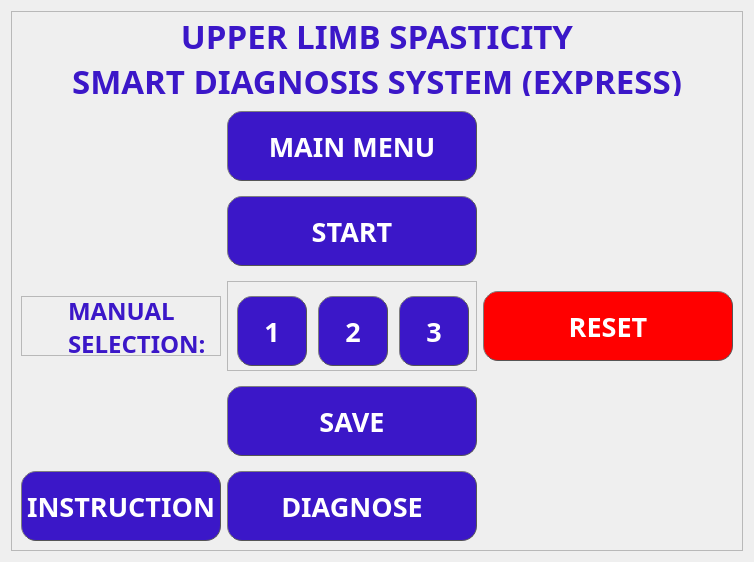
      <widget class="QWidget" name="Four_Expdiagnose_pg">
       <layout class="QVBoxLayout" name="verticalLayout_6">
        <item>
         <widget class="QFrame" name="frame_5">
          <property name="minimumSize">
           <size>
            <width>150</width>
            <height>0</height>
           </size>
          </property>
          <property name="font">
           <font>
            <family>Segoe UI Black</family>
            <pointsize>20</pointsize>
            <weight>75</weight>
            <bold>true</bold>
           </font>
          </property>
          <property name="frameShape">
           <enum>QFrame::StyledPanel</enum>
          </property>
          <property name="frameShadow">
           <enum>QFrame::Raised</enum>
          </property>
          <layout class="QGridLayout" name="gridLayout_23">
           <property name="verticalSpacing">
            <number>15</number>
           </property>
           <item row="8" column="1">
            <widget class="QFrame" name="frame_7">
             <property name="minimumSize">
              <size>
               <width>150</width>
               <height>70</height>
              </size>
             </property>
             <property name="maximumSize">
              <size>
               <width>250</width>
               <height>16777215</height>
              </size>
             </property>
             <property name="frameShape">
              <enum>QFrame::StyledPanel</enum>
             </property>
             <property name="frameShadow">
              <enum>QFrame::Raised</enum>
             </property>
             <layout class="QHBoxLayout" name="horizontalLayout_2">
              <property name="spacing">
               <number>13</number>
              </property>
              <item>
               <widget class="QPushButton" name="Exp_slcdata1_btn">
                <property name="minimumSize">
                 <size>
                  <width>70</width>
                  <height>70</height>
                 </size>
                </property>
                <property name="maximumSize">
                 <size>
                  <width>60</width>
                  <height>60</height>
                 </size>
                </property>
                <property name="font">
                 <font>
                  <family>Segoe UI Black</family>
                  <pointsize>20</pointsize>
                  <weight>75</weight>
                  <bold>true</bold>
                 </font>
                </property>
                <property name="styleSheet">
                 <string notr="true">QPushButton {
    color:#ffffff ;
    border: 1px solid #555;
    border-radius: 15px;
    border-style: outset;
    background:#3b17c8;
        
    padding: 5px;
    }

QPushButton:hover {
    background: rgb(85, 0, 255)
    }

QPushButton:pressed {
    border-style: inset;
    background:#3b17c8
      
    }</string>
                </property>
                <property name="text">
                 <string>1</string>
                </property>
               </widget>
              </item>
              <item>
               <widget class="QPushButton" name="Exp_slcdata2_btn">
                <property name="minimumSize">
                 <size>
                  <width>70</width>
                  <height>70</height>
                 </size>
                </property>
                <property name="maximumSize">
                 <size>
                  <width>60</width>
                  <height>60</height>
                 </size>
                </property>
                <property name="font">
                 <font>
                  <family>Segoe UI Black</family>
                  <pointsize>20</pointsize>
                  <weight>75</weight>
                  <bold>true</bold>
                 </font>
                </property>
                <property name="styleSheet">
                 <string notr="true">QPushButton {
    color:#ffffff ;
    border: 1px solid #555;
    border-radius: 15px;
    border-style: outset;
    background:#3b17c8;
        
    padding: 5px;
    }

QPushButton:hover {
    background: rgb(85, 0, 255)
    }

QPushButton:pressed {
    border-style: inset;
    background:#3b17c8
      
    }</string>
                </property>
                <property name="text">
                 <string>2</string>
                </property>
               </widget>
              </item>
              <item>
               <widget class="QPushButton" name="Exp_sltdata3_btn">
                <property name="minimumSize">
                 <size>
                  <width>70</width>
                  <height>70</height>
                 </size>
                </property>
                <property name="maximumSize">
                 <size>
                  <width>60</width>
                  <height>60</height>
                 </size>
                </property>
                <property name="font">
                 <font>
                  <family>Segoe UI Black</family>
                  <pointsize>20</pointsize>
                  <weight>75</weight>
                  <bold>true</bold>
                 </font>
                </property>
                <property name="styleSheet">
                 <string notr="true">QPushButton {
    color:#ffffff ;
    border: 1px solid #555;
    border-radius: 15px;
    border-style: outset;
    background:#3b17c8;
        
    padding: 5px;
    }

QPushButton:hover {
    background: rgb(85, 0, 255)
    }

QPushButton:pressed {
    border-style: inset;
    background:#3b17c8
      
    }</string>
                </property>
                <property name="text">
                 <string>3</string>
                </property>
               </widget>
              </item>
             </layout>
            </widget>
           </item>
           <item row="10" column="1">
            <widget class="QPushButton" name="ExpdiagSave_btn_2">
             <property name="sizePolicy">
              <sizepolicy hsizetype="Minimum" vsizetype="Fixed">
               <horstretch>0</horstretch>
               <verstretch>0</verstretch>
              </sizepolicy>
             </property>
             <property name="minimumSize">
              <size>
               <width>150</width>
               <height>70</height>
              </size>
             </property>
             <property name="maximumSize">
              <size>
               <width>300</width>
               <height>16777215</height>
              </size>
             </property>
             <property name="font">
              <font>
               <family>Segoe UI Black</family>
               <pointsize>20</pointsize>
               <weight>75</weight>
               <bold>true</bold>
              </font>
             </property>
             <property name="styleSheet">
              <string notr="true">QPushButton {
    color:#ffffff ;
    border: 1px solid #555;
    border-radius: 15px;
    border-style: outset;
    background:#3b17c8;
        
    padding: 5px;
    }

QPushButton:hover {
    background: rgb(85, 0, 255)
    }

QPushButton:pressed {
    border-style: inset;
    background:#3b17c8
      
    }</string>
             </property>
             <property name="text">
              <string>SAVE</string>
             </property>
            </widget>
           </item>
           <item row="11" column="1">
            <widget class="QPushButton" name="exp_rundiagnose_btn">
             <property name="minimumSize">
              <size>
               <width>150</width>
               <height>70</height>
              </size>
             </property>
             <property name="maximumSize">
              <size>
               <width>300</width>
               <height>16777215</height>
              </size>
             </property>
             <property name="font">
              <font>
               <family>Segoe UI Black</family>
               <pointsize>20</pointsize>
               <weight>75</weight>
               <bold>true</bold>
              </font>
             </property>
             <property name="styleSheet">
              <string notr="true">QPushButton {
    color:#ffffff ;
    border: 1px solid #555;
    border-radius: 15px;
    border-style: outset;
    background:#3b17c8;
        
    padding: 5px;
    }

QPushButton:hover {
    background: rgb(85, 0, 255)
    }

QPushButton:pressed {
    border-style: inset;
    background:#3b17c8
      
    }</string>
             </property>
             <property name="text">
              <string>DIAGNOSE</string>
             </property>
            </widget>
           </item>
           <item row="2" column="1">
            <widget class="QPushButton" name="ExpdiagBack_btn">
             <property name="minimumSize">
              <size>
               <width>150</width>
               <height>70</height>
              </size>
             </property>
             <property name="maximumSize">
              <size>
               <width>300</width>
               <height>16777215</height>
              </size>
             </property>
             <property name="font">
              <font>
               <family>Segoe UI Black</family>
               <pointsize>20</pointsize>
               <weight>75</weight>
               <bold>true</bold>
              </font>
             </property>
             <property name="styleSheet">
              <string notr="true">QPushButton {
    color:#ffffff ;
    border: 1px solid #555;
    border-radius: 15px;
    border-style: outset;
    background:#3b17c8;
        
    padding: 5px;
    }

QPushButton:hover {
    background: rgb(85, 0, 255)
    }

QPushButton:pressed {
    border-style: inset;
    background:#3b17c8
      
    }</string>
             </property>
             <property name="text">
              <string>MAIN MENU</string>
             </property>
            </widget>
           </item>
           <item row="4" column="1">
            <widget class="QPushButton" name="Exp_startrecord_btn">
             <property name="minimumSize">
              <size>
               <width>150</width>
               <height>70</height>
              </size>
             </property>
             <property name="maximumSize">
              <size>
               <width>300</width>
               <height>16777215</height>
              </size>
             </property>
             <property name="font">
              <font>
               <family>Segoe UI Black</family>
               <pointsize>20</pointsize>
               <weight>75</weight>
               <bold>true</bold>
              </font>
             </property>
             <property name="styleSheet">
              <string notr="true">QPushButton {
    color:#ffffff ;
    border: 1px solid #555;
    border-radius: 15px;
    border-style: outset;
    background:#3b17c8;
        
    padding: 5px;
    }

QPushButton:hover {
    background: rgb(85, 0, 255)
    }

QPushButton:pressed {
    border-style: inset;
    background:#3b17c8
      
    }</string>
             </property>
             <property name="text">
              <string>START</string>
             </property>
            </widget>
           </item>
           <item row="1" column="0" colspan="3">
            <widget class="QLabel" name="mldiagnose_title">
             <property name="minimumSize">
              <size>
               <width>0</width>
               <height>30</height>
              </size>
             </property>
             <property name="maximumSize">
              <size>
               <width>16777215</width>
               <height>30</height>
              </size>
             </property>
             <property name="font">
              <font>
               <family>Segoe UI Black</family>
               <pointsize>25</pointsize>
               <weight>75</weight>
               <bold>true</bold>
              </font>
             </property>
             <property name="styleSheet">
              <string notr="true">QLabel {
    color:#3b17c8 ;
    }</string>
             </property>
             <property name="text">
              <string>SMART DIAGNOSIS SYSTEM (EXPRESS)</string>
             </property>
             <property name="alignment">
              <set>Qt::AlignCenter</set>
             </property>
            </widget>
           </item>
           <item row="8" column="2">
            <widget class="QPushButton" name="ExpReset">
             <property name="minimumSize">
              <size>
               <width>250</width>
               <height>70</height>
              </size>
             </property>
             <property name="maximumSize">
              <size>
               <width>250</width>
               <height>16777215</height>
              </size>
             </property>
             <property name="font">
              <font>
               <family>Segoe UI Black</family>
               <pointsize>20</pointsize>
               <weight>75</weight>
               <bold>true</bold>
              </font>
             </property>
             <property name="styleSheet">
              <string notr="true">QPushButton {
    color:#ffffff ;
    border: 1px solid #555;
    border-radius: 15px;
    border-style: outset;
    background:#ff0000;
        
    padding: 5px;
    }

QPushButton:hover {
    background: #ff1919
    }

QPushButton:pressed {
    border-style: inset;
    background:#ff0000
      
    }</string>
             </property>
             <property name="text">
              <string>RESET</string>
             </property>
            </widget>
           </item>
           <item row="0" column="0" colspan="3">
            <widget class="QLabel" name="label_20">
             <property name="minimumSize">
              <size>
               <width>0</width>
               <height>30</height>
              </size>
             </property>
             <property name="maximumSize">
              <size>
               <width>16777215</width>
               <height>30</height>
              </size>
             </property>
             <property name="font">
              <font>
               <family>Segoe UI Black</family>
               <pointsize>25</pointsize>
               <weight>75</weight>
               <bold>true</bold>
              </font>
             </property>
             <property name="styleSheet">
              <string notr="true">QLabel {
    color:#3b17c8 ;
    }</string>
             </property>
             <property name="text">
              <string>UPPER LIMB SPASTICITY</string>
             </property>
             <property name="alignment">
              <set>Qt::AlignCenter</set>
             </property>
            </widget>
           </item>
           <item row="8" column="0">
            <widget class="QFrame" name="frame_6">
             <property name="maximumSize">
              <size>
               <width>250</width>
               <height>60</height>
              </size>
             </property>
             <property name="frameShape">
              <enum>QFrame::StyledPanel</enum>
             </property>
             <property name="frameShadow">
              <enum>QFrame::Raised</enum>
             </property>
             <property name="lineWidth">
              <number>0</number>
             </property>
             <layout class="QFormLayout" name="formLayout_2">
              <property name="leftMargin">
               <number>0</number>
              </property>
              <property name="topMargin">
               <number>0</number>
              </property>
              <property name="rightMargin">
               <number>0</number>
              </property>
              <property name="bottomMargin">
               <number>4</number>
              </property>
              <item row="0" column="1">
               <widget class="QLabel" name="label_19">
                <property name="minimumSize">
                 <size>
                  <width>0</width>
                  <height>60</height>
                 </size>
                </property>
                <property name="maximumSize">
                 <size>
                  <width>250</width>
                  <height>20</height>
                 </size>
                </property>
                <property name="font">
                 <font>
                  <family>Segoe UI Black</family>
                  <pointsize>18</pointsize>
                  <weight>75</weight>
                  <bold>true</bold>
                 </font>
                </property>
                <property name="autoFillBackground">
                 <bool>false</bool>
                </property>
                <property name="styleSheet">
                 <string notr="true">QLabel {
    color:#3b17c8 ;
    }</string>
                </property>
                <property name="lineWidth">
                 <number>0</number>
                </property>
                <property name="text">
                 <string>MANUAL SELECTION:</string>
                </property>
                <property name="wordWrap">
                 <bool>true</bool>
                </property>
               </widget>
              </item>
              <item row="0" column="0">
               <spacer name="horizontalSpacer">
                <property name="orientation">
                 <enum>Qt::Horizontal</enum>
                </property>
                <property name="sizeHint" stdset="0">
                 <size>
                  <width>40</width>
                  <height>20</height>
                 </size>
                </property>
               </spacer>
              </item>
             </layout>
            </widget>
           </item>
           <item row="11" column="0">
            <widget class="QPushButton" name="exp_instruction">
             <property name="minimumSize">
              <size>
               <width>150</width>
               <height>70</height>
              </size>
             </property>
             <property name="font">
              <font>
               <family>Segoe UI Black</family>
               <pointsize>20</pointsize>
               <weight>75</weight>
               <bold>true</bold>
              </font>
             </property>
             <property name="styleSheet">
              <string notr="true">QPushButton {
    color:#ffffff ;
    border: 1px solid #555;
    border-radius: 15px;
    border-style: outset;
    background:#3b17c8;
        
    padding: 5px;
    }

QPushButton:hover {
    background: rgb(85, 0, 255)
    }

QPushButton:pressed {
    border-style: inset;
    background:#3b17c8
      
    }
</string>
             </property>
             <property name="text">
              <string>INSTRUCTION</string>
             </property>
            </widget>
           </item>
          </layout>
         </widget>
        </item>
       </layout>
      </widget>
